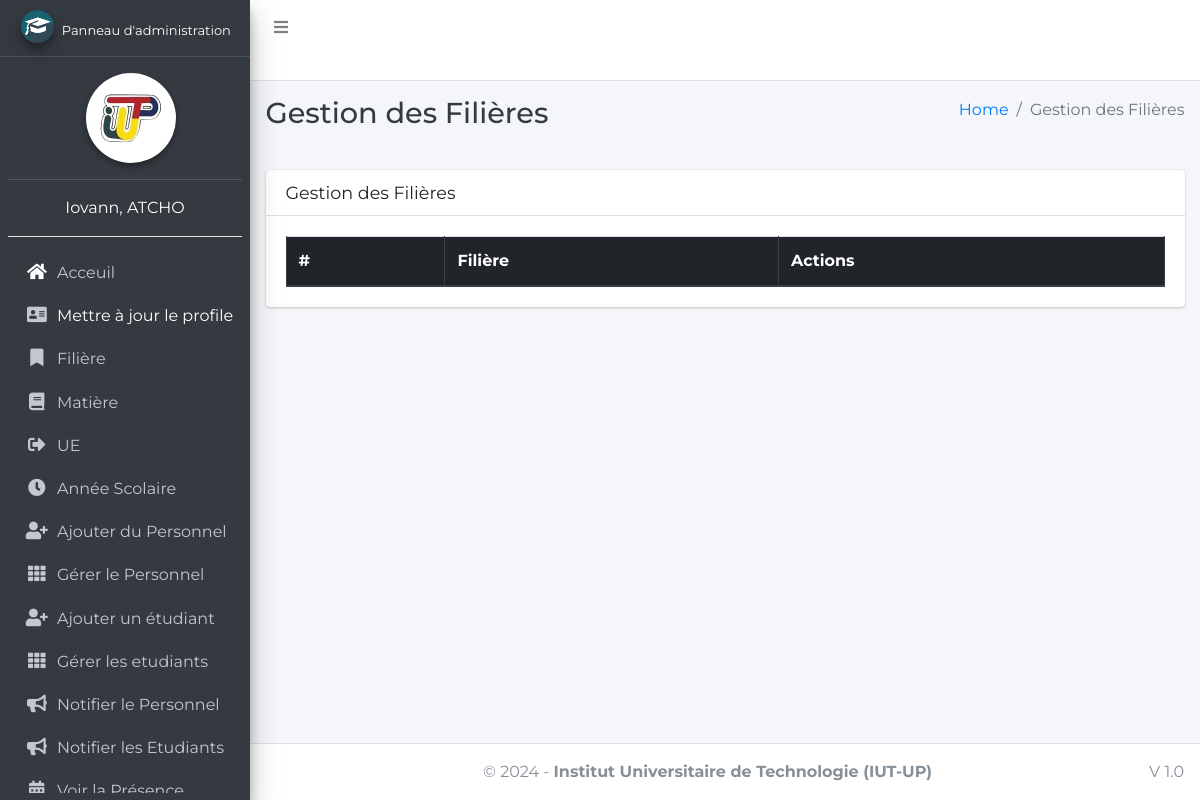
/course/manage/ (signed in), run on an earlier commit of the app's database.
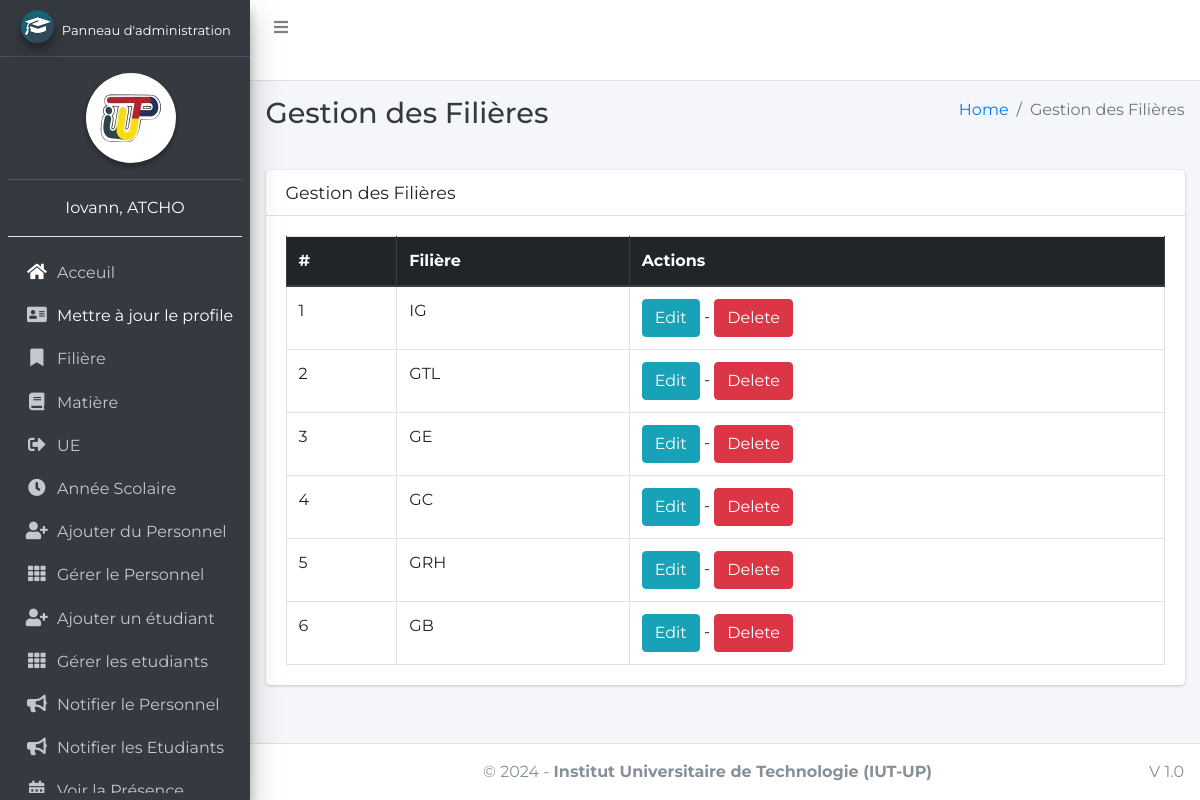
And on a later commit of the database.
### main_app/models.py (models this page shows, shortened)
class Course(models.Model):
    name = models.CharField(max_length=120)
    cycle = models.ForeignKey(Cycle, on_delete=models.DO_NOTHING, null=True)
    created_at = models.DateTimeField(auto_now_add=True)
    updated_at = models.DateTimeField(auto_now=True)

### main_app/hod_views.py (the view)
# urls.py: path("course/manage/", hod_views.manage_course, name='manage_course'),
def manage_course(request):
    courses = Course.objects.all()
    context = {
        'courses': courses,
        'page_title': 'Gestion des Filières'
    }
    return render(request, "hod_template/manage_course.html", context)

### main_app/models.py (called while the page is built)
    def __str__(self):
        return self.last_name + ", " + self.first_name

### main_app/templates/hod_template/manage_course.html
{% extends 'main_app/base.html' %}
{% load static %}
{% block page_title %}{{page_title}}{% endblock page_title %}
{% block content %}
<section class="content">
    <div class="container-fluid">
        <div class="row">
            <div class="col-md-12">
                <div class="card">
                    <div class="card-header">
                        <h3 class="card-title">{{page_title}}</h3>
                    </div>
                    <div class="card-body">
                        <table id="example2" class="table table-bordered table-hover">
                            <thead class="thead-dark">
                                <tr>
                                    <th>#</th>
                                    <th>Filière</th>
                                    <th>Actions</th>
                                </tr>
                            </thead>
                            <tbody>
                                {% for course in courses %}
                                <tr>
                                    <td>{{ forloop.counter }}</td>
                                    <td>{{course.name}}</td>
                                    <td>
                                        <a href="{% url 'edit_course' course.id %}" class="btn btn-info">Edit</a> -
                                        <a href="{% url 'delete_course' course.id %}" onclick="return confirm('Êtes-vous sûr de vouloir supprimer ce cours ?')" class="btn btn-danger">Delete</a>
                                    </td>
                                </tr>
                                {% endfor %}
                            </tbody>
                        </table>
                    </div>
                </div>
            </div>
        </div>
    </div>
</section>
{% endblock content %}

What changed in the data, as far as the page shows it:
added Course: name "IG"
added Course: name "GTL"
added Course: name "GE"
added Course: name "GC"
added Course: name "GRH"
added Course: name "GB"
